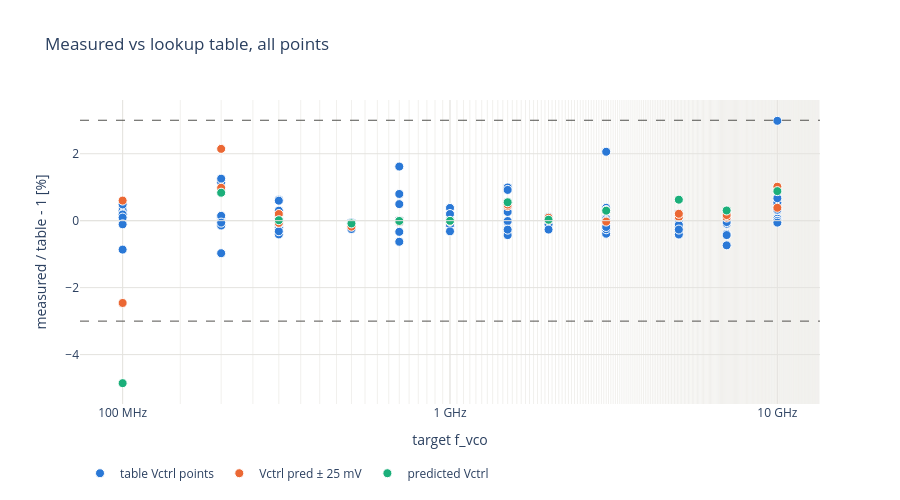

Source (notebook cell):
### Code cell
# Measured vs table for every point, per target frequency; dashed = the test tolerance.
fig = go.Figure()
for b in (-F_TOL * 100, F_TOL * 100):
    fig.add_hline(y=b, line=dict(color=INK, width=1, dash="dash"))
fig.add_hline(y=0, line=dict(color=GRID, width=1))
for kind, color, label in (("table", BLUE, "table Vctrl points"), ("kvco", ORANGE, "Vctrl pred ± 25 mV"),
                           ("operating", GREEN, "predicted Vctrl")):
    d = points[points["kind"] == kind]
    fig.add_scatter(x=d["f_target"] / 1e6, y=d["dev_pct"], mode="markers", name=label,
                    marker=dict(color=color, size=9, line=dict(color="white", width=1)),
                    customdata=np.c_[d["vctrl_set"], d["f_vco"] / 1e6, d["f_table"] / 1e6],
                    hovertemplate=("target %{x:.0f} MHz, Vctrl %{customdata[0]:.3f} V<br>measured "
                                   "%{customdata[1]:.1f} MHz, table %{customdata[2]:.1f} MHz (%{y:+.2f} %)"
                                   "<extra></extra>"))
fig.update_layout(title="Measured vs lookup table, all points", template="plotly_white", height=500,
                  legend=dict(orientation="h", y=-0.18))
fig.update_xaxes(title="target f_vco", gridcolor=GRID, **FREQ_AXIS)
fig.update_yaxes(title="measured / table - 1 [%]", gridcolor=GRID, zeroline=False)
save(fig, "deviation")

### Figure 1 — Plotly figure (JSON) as saved in the notebook; plotly's stock layout.template omitted (floating-point values rounded to 4 significant figures; data arrays with more than 128 entries replaced by an {"elided": "..."} marker saying what was removed)
{"data": [{"customdata": {"elided": "144x3 float values"}, "hovertemplate": "target %{x:.0f} MHz, Vctrl %{customdata[0]:.3f} V<br>measured %{customdata[1]:.1f} MHz, table %{customdata[2]:.1f} MHz (%{y:+.2f} %)<extra></extra>", "marker": {"color": "#2a78d6", "line": {"color": "white", "width": 1}, "size": 9}, "mode": "markers", "name": "table Vctrl points", "type": "scatter", "x": {"elided": "144 float values"}, "y": {"elided": "144 float values"}}, {"customdata": [[0.5954, 127.7, 126.9], [0.6454, 73.56, 75.41], [0.5199, 228.3, 223.5], [0.5699, 166.9, 165.2], [0.3659, 302.1, 302.3], [0.4159, 297.7, 297.1], [0.351, 500.3, 501.0], [0.401, 498.1, 499.0], [0.3481, 700.5, 700.5], [0.3981, 699.2, 699.5], [0.3471, 1000.0, 1001.0], [0.3971, 999.2, 999.4], [0.3536, 1513.0, 1507.0], [0.4036, 1498.0, 1490.0], [0.3532, 2008.0, 2007.0], [0.4032, 1993.0, 1992.0], [0.3536, 3029.0, 3030.0], [0.4036, 2968.0, 2960.0], [0.3464, 5090.0, 5084.0], [0.3964, 4917.0, 4907.0], [0.3549, 7102.0, 7095.0], [0.4049, 6881.0, 6869.0], [0.3578, 10330.0, 10290.0], [0.4078, 9689.0, 9591.0]], "hovertemplate": "target %{x:.0f} MHz, Vctrl %{customdata[0]:.3f} V<br>measured %{customdata[1]:.1f} MHz, table %{customdata[2]:.1f} MHz (%{y:+.2f} %)<extra></extra>", "marker": {"color": "#eb6834", "line": {"color": "white", "width": 1}, "size": 9}, "mode": "markers", "name": "Vctrl pred ± 25 mV", "type": "scatter", "x": [100.0, 100.0, 200.0, 200.0, 300.0, 300.0, 500.0, 500.0, 700.0, 700.0, 1000.0, 1000.0, 1500.0, 1500.0, 2000.0, 2000.0, 3000.0, 3000.0, 5000.0, 5000.0, 7000.0, 7000.0, 10000.0, 10000.0], "y": [0.6001, -2.458, 2.145, 0.9839, -0.06492, 0.1997, -0.1299, -0.1786, -0.001785, -0.035, -0.01259, -0.01915, 0.4373, 0.4804, 0.01354, 0.0885, -0.02673, 0.2944, 0.1103, 0.2066, 0.09304, 0.1684, 0.3851, 1.015]}, {"customdata": [[0.6204, 95.11, 99.96], [0.5449, 201.6, 200.0], [0.3909, 300.0, 300.0], [0.376, 499.6, 500.0], [0.3731, 699.9, 700.0], [0.3721, 1000.0, 1000.0], [0.3786, 1508.0, 1500.0], [0.3782, 2001.0, 2000.0], [0.3786, 3009.0, 3000.0], [0.3714, 5031.0, 5000.0], [0.3799, 7021.0, 7000.0], [0.3828, 10090.0, 10000.0]], "hovertemplate": "target %{x:.0f} MHz, Vctrl %{customdata[0]:.3f} V<br>measured %{customdata[1]:.1f} MHz, table %{customdata[2]:.1f} MHz (%{y:+.2f} %)<extra></extra>", "marker": {"color": "#1baf7a", "line": {"color": "white", "width": 1}, "size": 9}, "mode": "markers", "name": "predicted Vctrl", "type": "scatter", "x": [100.0, 200.0, 300.0, 500.0, 700.0, 1000.0, 1500.0, 2000.0, 3000.0, 5000.0, 7000.0, 10000.0], "y": [-4.854, 0.835, 0.01406, -0.08263, -0.008345, -0.004152, 0.5501, 0.02762, 0.2985, 0.6275, 0.3046, 0.8828]}], "layout": {"height": 500, "legend": {"orientation": "h", "y": -0.18}, "shapes": [{"line": {"color": "#52514e", "dash": "dash", "width": 1}, "type": "line", "x0": 0, "x1": 1, "xref": "x domain", "y0": -3, "y1": -3, "yref": "y"}, {"line": {"color": "#52514e", "dash": "dash", "width": 1}, "type": "line", "x0": 0, "x1": 1, "xref": "x domain", "y0": 3, "y1": 3, "yref": "y"}, {"line": {"color": "#e4e3df", "width": 1}, "type": "line", "x0": 0, "x1": 1, "xref": "x domain", "y0": 0, "y1": 0, "yref": "y"}], "title": {"text": "Measured vs lookup table, all points"}, "xaxis": {"gridcolor": "#e4e3df", "minor": {"gridcolor": "#f1f0ed", "showgrid": true}, "ticktext": ["1 MHz", "10 MHz", "100 MHz", "1 GHz", "10 GHz", "100 GHz"], "tickvals": [1, 10, 100, 1000, 10000, 100000], "title": {"text": "target f_vco"}, "type": "log"}, "yaxis": {"gridcolor": "#e4e3df", "title": {"text": "measured / table - 1 [%]"}, "zeroline": false}}}
